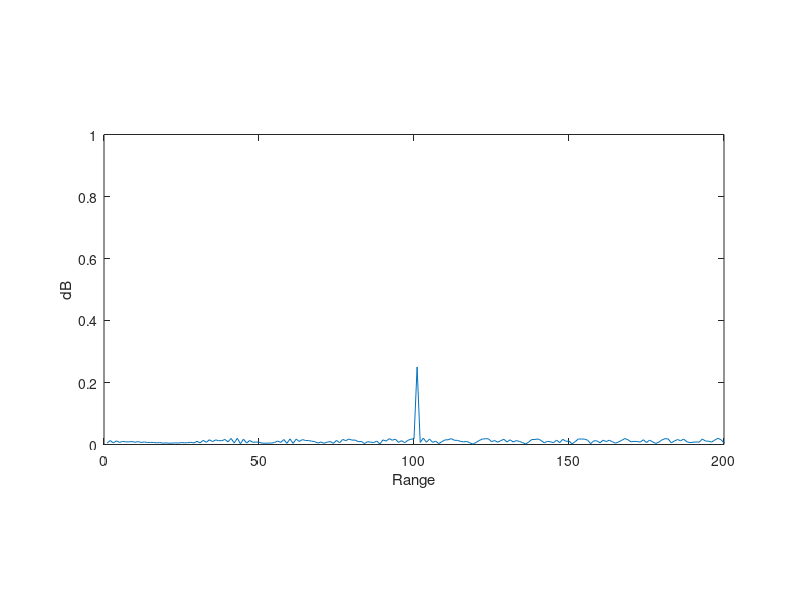
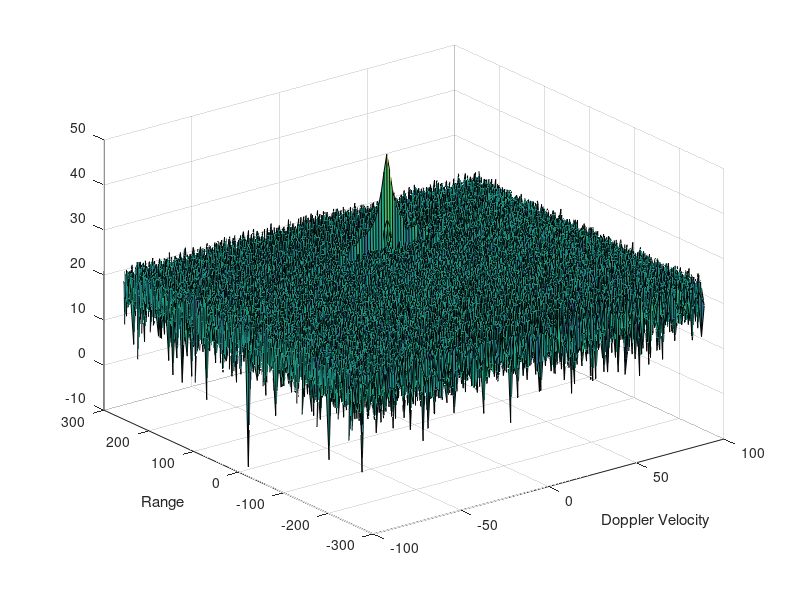
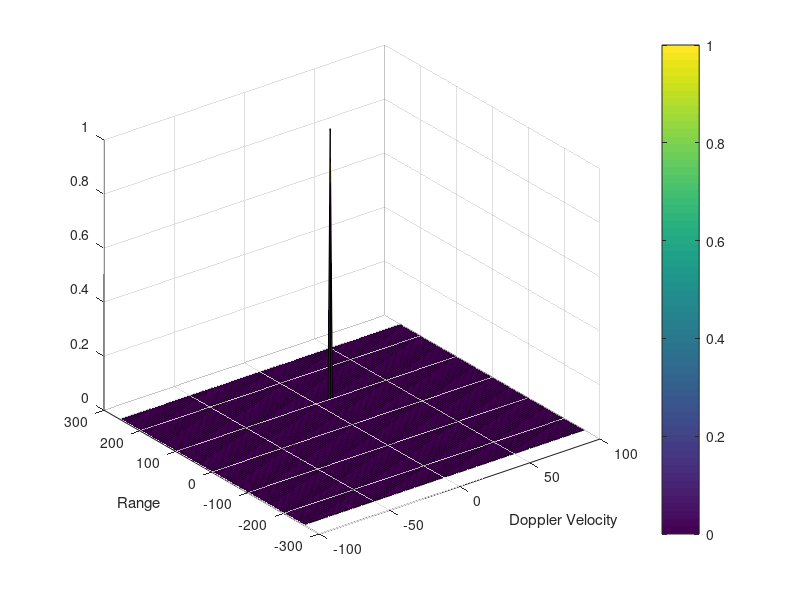

These figures' MATLAB source, in order:
clear all;
clc;
close all;

%% Radar Specifications 
%%%%%%%%%%%%%%%%%%%%%%%%%%%
% Frequency of operation = 77GHz
% Max Range = 200m
% Range Resolution = 1 m
% Max Velocity = 100 m/s
% Speed of light = 3e8
%%%%%%%%%%%%%%%%%%%%%%%%%%%
carrierFreq = 77e9;
maxRange = 200;
rangeResolution = 1;
maxV = 70;
minV = -70;
velResolution = 3;
c = 3e8;

%% User Defined Range and Velocity of target
% *%TODO* :
% define the target's initial position and velocity. Note : Velocity
% remains contant
initTargetRange = 100;
initTargetVelocity = 10;


%% FMCW Waveform Generation

% *%TODO* :
% Design the FMCW waveform by giving the specs of each of its parameters.
% Calculate the Bandwidth (B), Chirp Time (Tchirp) and Slope (slope) of the FMCW
% chirp using the requirements above.

sweepBandwidth = c/(2*rangeResolution);
Tchirp = 5.5*2*maxRange/c;
sweepSlope = sweepBandwidth/Tchirp;

                                                          
%% Set up loop sequence                              
% The number of chirps in one sequence. Its ideal to have 2^ value for the ease of running the FFT
% for Doppler Estimation. 
Nd = 128;                   % #of doppler cells OR #of sent periods % number of chirps

% The number of samples on each chirp. 
Nr = 1024;                  %for length of time OR # of range cells

% Timestamp for running the displacement scenario for every sample on each
% chirp
t = linspace(0, Nd*Tchirp, Nr*Nd); %total time for samples


% Creating the vectors for Tx, Rx and Mix based on the total samples input.
Tx = zeros(1,length(t)); %transmitted signal
Rx = zeros(1,length(t)); %received signal
Mix = zeros(1,length(t)); %beat signal

% Similar vectors for range_covered and time delay.
rangeTarget = zeros(1,length(t));
velTarget = zeros(1,length(t));
timeDelay = zeros(1,length(t));

%% Signal generation and Moving Target simulation
% Running the radar scenario over the time. 

for i = 1 : length(t)         
 
    % *%TODO* :
    % For each time stamp update the Range of the Target for constant velocity.
    rangeTarget(i) = initTargetRange + initTargetVelocity*t(i);
    timeDelay(i) = 2*rangeTarget(i)/c;
    
    % *%TODO* :
    %For each time sample we need update the transmitted and
    %received signal. 
    Tx(i) = cos(2*pi*(carrierFreq*t(i)+sweepSlope*t(i)^2/2));
    Rx(i) = cos(2*pi*(carrierFreq*(t(i)-timeDelay(i)) + (sweepSlope*(t(i)-timeDelay(i))^2)/2));
    
    % *%TODO* :
    %Now by mixing the Transmit and Receive generate the beat signal
    %This is done by element wise matrix multiplication of Transmit and
    %Receiver Signal
    Mix(i) = times(Tx(i), Rx(i));
    
end

%% RANGE MEASUREMENT
% *%TODO* :
% run the FFT on the beat signal along the range bins dimension (Nr) and
% normalize.
MixFFT = fft(Mix,Nr)./Nr;

% *%TODO* :
% Take the absolute value of FFT output
MixFFT = abs(MixFFT);

% *%TODO* :
% Output of FFT is double sided signal, but we are interested in only one side of the spectrum.
% Hence we throw out half of the samples.
MixFFT  = MixFFT(1:Nr/2);

% plotting the range
figure ('Name', 'Range from First FFT');

% *%TODO* :
% plot FFT output 
plot(MixFFT);
pbaspect([2 1 1]);
xlabel('Range');
ylabel('dB');
axis ([0 maxRange 0 1]);

%% RANGE DOPPLER RESPONSE
% The 2D FFT implementation is already provided here. This will run a 2DFFT
% on the mixed signal (beat signal) output and generate a range doppler
% map.You will implement CFAR on the generated RDM


% Range Doppler Map Generation.

% The output of the 2D FFT is an image that has reponse in the range and
% doppler FFT bins. So, it is important to convert the axis from bin sizes
% to range and doppler based on their Max values.

Mix=reshape(Mix,[Nr,Nd]);

% 2D FFT using the FFT size for both dimensions.
sig_fft2 = fft2(Mix,Nr,Nd);

% Taking just one side of signal from Range dimension.
sig_fft2 = sig_fft2(1:Nr/2,1:Nd);
sig_fft2 = fftshift (sig_fft2);
RDM = abs(sig_fft2);
RDM = 10*log10(RDM) ;

% use the surf function to plot the output of 2DFFT and to show axis in both
% dimensions
doppler_axis = linspace(-100,100,Nd);
range_axis = linspace(-200,200,Nr/2)*((Nr/2)/400);
figure,surf(doppler_axis,range_axis,RDM);
xlabel('Doppler Velocity');
ylabel('Range');

%% CFAR implementation

% Slide Window through the complete Range Doppler Map

% *%TODO* :
% Select the number of Training Cells in both the dimensions.
Tr = 2;
Td = 1;

% *%TODO* :
% Select the number of Guard Cells in both dimensions around the Cell under 
% test (CUT) for accurate estimation
Gr = 2;
Gd = 1;

% *%TODO* :
% offset the threshold by SNR value in dB
offset = 1.5;

% *%TODO* :
% Create a vector to store noise_level for each iteration on training cells
windowSize = (2*Tr+2*Gr+1)*(2*Td+2*Gd+1);
numTrainingCells = windowSize-(2*Gr+1)*(2*Gd+1);
mapCFAR = zeros(size(RDM));
[RDMr, RDMd] = size(RDM);

% *%TODO* :
% design a loop such that it slides the CUT across range doppler map by
% giving margins at the edges for Training and Guard Cells.
% For every iteration sum the signal level within all the training
% cells. To sum convert the value from logarithmic to linear using db2pow
% function. Average the summed values for all of the training
% cells used. After averaging convert it back to logarithimic using pow2db.
% Further add the offset to it to determine the threshold. Next, compare the
% signal under CUT with this threshold. If the CUT level > threshold assign
% it a value of 1, else equate it to 0.


% Use RDM[x,y] as the matrix from the output of 2D FFT for implementing
% CFAR
for i = 1 : RDMd-2*(Td+Gd)
    for j = 1 : RDMr-2*(Tr+Gr)
        
        % Crop the RDM with patch size
        trainingCellsPatch = db2pow( RDM(j : j+2*(Tr+Gr), i : i+2*(Td+Gd)) );
        % set guard cells and CUT to 0
        trainingCellsPatch(Tr+1 : end-Tr, Td+1 : end-Td) = 0;
        
        noiseLevel = pow2db(sum(sum(trainingCellsPatch))/numTrainingCells);
        noiseLevel = noiseLevel*offset; % scale noise level with offset
        
        if RDM(j+(Td+Gr),i+(Td+Gd)) > noiseLevel
            mapCFAR(j+(Td+Gr), i+(Td+Gd)) = 1;
        else
            mapCFAR(j+(Td+Gr), i+(Td+Gd)) = 0;
        end
           
    end
end

% *%TODO* :
% display the CFAR output using the Surf function like we did for Range
% Doppler Response output.
figure('Name','CA-CFAR Filtered RDM'),surf(doppler_axis, range_axis, mapCFAR);
xlabel('Doppler Velocity');
ylabel('Range');
colorbar;
